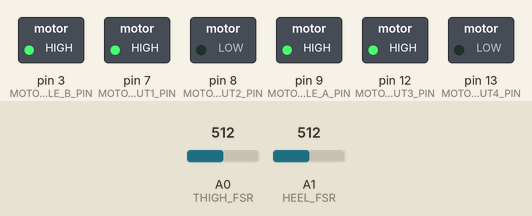
Bench run of a sketch on a simulated Arduino Uno, built with avr-gcc and run on an emulated ATmega328P. Shown: switched loads named in the sketch (green lamp = pin HIGH). The inputs (shaded band) are chosen by the test bench; at power-on: A0 (THIGH_FSR) = 512, A1 (HEEL_FSR) = 512.

Above: at 1.2 s.
1.3 s: A0 (THIGH_FSR) set to 340
At 2.4 s:
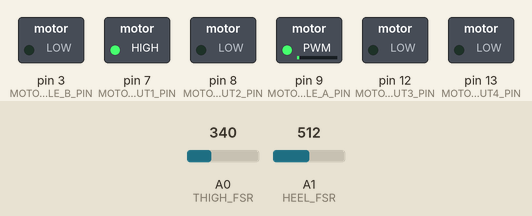
2.8 s: A1 (HEEL_FSR) set to 315
4.3 s: A1 (HEEL_FSR) set to 289
At 5.5 s:
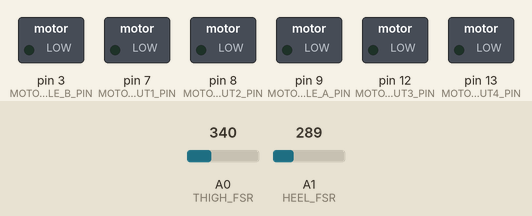
5.8 s: A0 (THIGH_FSR) set to 369
At 6.6 s:
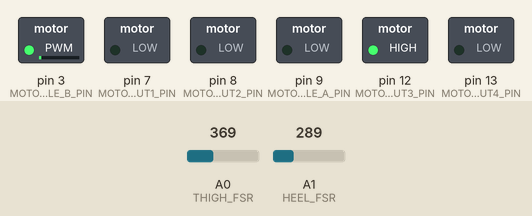
7.3 s: A1 (HEEL_FSR) set to 306
At 7.8 s:
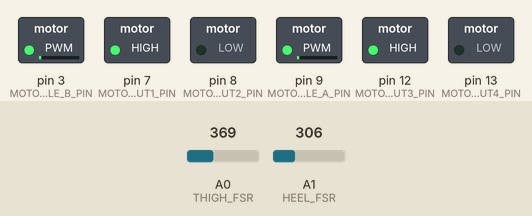
8.8 s: A0 (THIGH_FSR) set to 140
At 10.1 s:
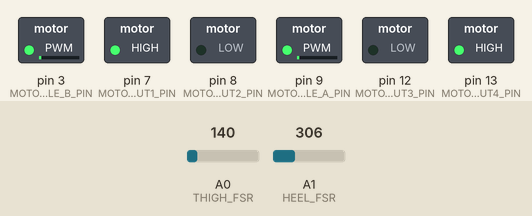
Timing chart, 0 to 11.3 s (numbered marks = the images above; inputs shaded):
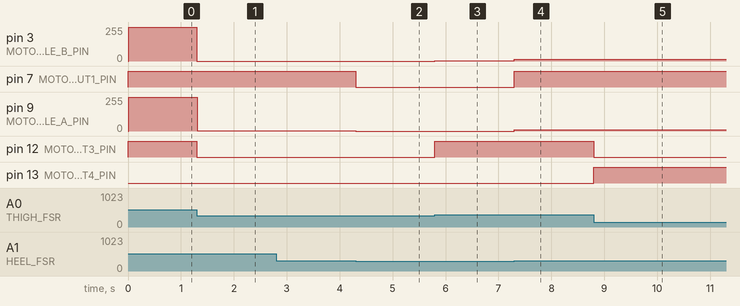

Measured:
- the behaviour switches between 301 and 300 on A1 (HEEL_FSR) (found by bisection; images 1 and 2)
- the behaviour switches between 350 and 351 on A0 (THIGH_FSR) (found by bisection; images 2 and 3)
- after the input at 1.3 s, pin 3 (MOTOR_MODULE_ENABLE_B_PIN): 255/255 → 0/255 at once; pin 9 (MOTOR_MODULE_ENABLE_A_PIN): 255/255 → 3/255 at once; pin 12 (MOTOR_MODULE_INPUT3_PIN): HIGH → LOW at once
- after the input at 2.8 s, every drawn part: stays the same
- after the input at 4.3 s, pin 7 (MOTOR_MODULE_INPUT1_PIN): HIGH → LOW at once; pin 9 (MOTOR_MODULE_ENABLE_A_PIN): 3/255 → 0/255 at once
- after the input at 5.8 s, pin 3 (MOTOR_MODULE_ENABLE_B_PIN): 0/255 → 3/255 at once; pin 12 (MOTOR_MODULE_INPUT3_PIN): LOW → HIGH at once
- after the input at 7.3 s, pin 3 (MOTOR_MODULE_ENABLE_B_PIN): 3/255 → 12/255 at once; pin 7 (MOTOR_MODULE_INPUT1_PIN): LOW → HIGH at once; pin 9 (MOTOR_MODULE_ENABLE_A_PIN): 0/255 → 9/255 at once
- after the input at 8.8 s, pin 12 (MOTOR_MODULE_INPUT3_PIN): HIGH → LOW at once; pin 13 (MOTOR_MODULE_INPUT4_PIN): LOW → HIGH at once

The sketch:

main.ino
```cpp
#include "lib/motor/Motor.h"
#include "lib/controller/Controller.h"
#include "lib/config/ThresholdConfig.h"
#include "lib/decision/HysteresisDirectionDecider.h"
#include "lib/decision/SoftRampSpeedCalculator.h"

#define FSR_HIGH 466
#define FSR_LOW 0

#define MOTOR_MODULE_INPUT3_PIN 12
#define MOTOR_MODULE_INPUT4_PIN 13
#define MOTOR_MODULE_ENABLE_B_PIN 3
#define THIGH_FSR A0

#define MOTOR_MODULE_INPUT1_PIN 7
#define MOTOR_MODULE_INPUT2_PIN 8
#define MOTOR_MODULE_ENABLE_A_PIN 9
#define HEEL_FSR A1

HysteresisDirectionDecider hysteresisDir;
SoftRampSpeedCalculator rampSpeed;

ThresholdConfig thighCfg = {
    .low_threshold = 150,
    .high_threshold = 350
};

ThresholdConfig heelCfg = {
    .low_threshold = 100,
    .high_threshold = 300
};

Motor thighMotor(MOTOR_MODULE_INPUT3_PIN, MOTOR_MODULE_INPUT4_PIN, MOTOR_MODULE_ENABLE_B_PIN);
Controller thighController(thighMotor, thighCfg, &hysteresisDir, &rampSpeed);


Motor heelMotor(MOTOR_MODULE_INPUT1_PIN, MOTOR_MODULE_INPUT2_PIN, MOTOR_MODULE_ENABLE_A_PIN);
Controller heelController(heelMotor, heelCfg, &hysteresisDir, &rampSpeed);

void setup() {
    Serial.begin(19200);
    thighController.setupMotor();
    heelController.setupMotor();
}

void loop() {
    int thighVal = analogRead(THIGH_FSR);
    int heelVal = analogRead(HEEL_FSR);
    thighController.act(thighVal);
    heelController.act(heelVal);
}
```
